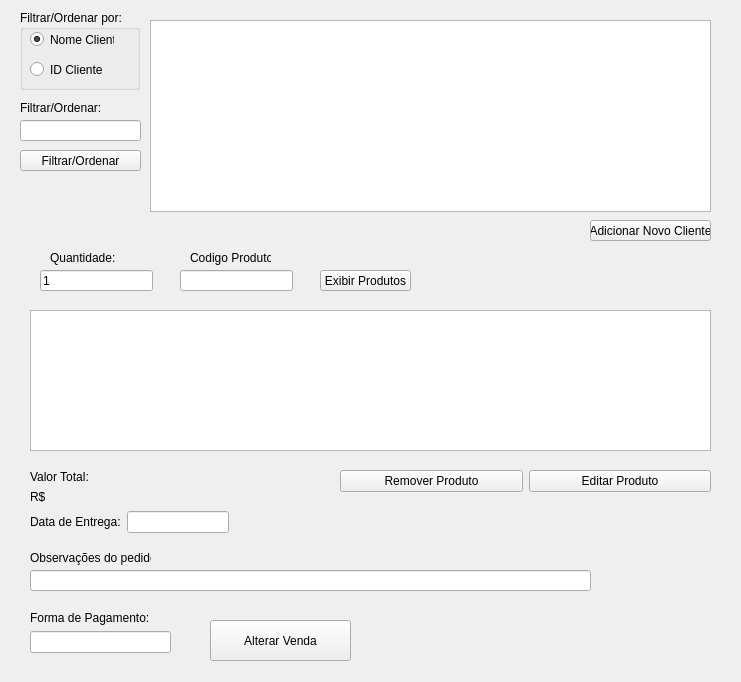
<?xml version="1.0" encoding="UTF-8"?>
<ui version="4.0">
 <class>gestao_edit_v</class>
 <widget class="QDialog" name="gestao_edit_v">
  <property name="geometry">
   <rect>
    <x>0</x>
    <y>0</y>
    <width>741</width>
    <height>682</height>
   </rect>
  </property>
  <property name="windowTitle">
   <string>Dialog</string>
  </property>
  <widget class="QLineEdit" name="txt_qtd">
   <property name="geometry">
    <rect>
     <x>40</x>
     <y>270</y>
     <width>113</width>
     <height>21</height>
    </rect>
   </property>
   <property name="text">
    <string>1</string>
   </property>
  </widget>
  <widget class="QLineEdit" name="txt_cod">
   <property name="geometry">
    <rect>
     <x>180</x>
     <y>270</y>
     <width>113</width>
     <height>21</height>
    </rect>
   </property>
  </widget>
  <widget class="QTableWidget" name="tw_prod">
   <property name="geometry">
    <rect>
     <x>30</x>
     <y>310</y>
     <width>681</width>
     <height>141</height>
    </rect>
   </property>
  </widget>
  <widget class="QPushButton" name="btn_finalizar">
   <property name="geometry">
    <rect>
     <x>210</x>
     <y>620</y>
     <width>141</width>
     <height>41</height>
    </rect>
   </property>
   <property name="text">
    <string>Alterar Venda</string>
   </property>
   <property name="autoDefault">
    <bool>false</bool>
   </property>
  </widget>
  <widget class="QPushButton" name="pushButton_4">
   <property name="geometry">
    <rect>
     <x>320</x>
     <y>270</y>
     <width>91</width>
     <height>21</height>
    </rect>
   </property>
   <property name="text">
    <string>Exibir Produtos</string>
   </property>
   <property name="autoDefault">
    <bool>false</bool>
   </property>
  </widget>
  <widget class="QLabel" name="label">
   <property name="geometry">
    <rect>
     <x>50</x>
     <y>250</y>
     <width>81</width>
     <height>16</height>
    </rect>
   </property>
   <property name="text">
    <string>Quantidade:</string>
   </property>
  </widget>
  <widget class="QLabel" name="label_2">
   <property name="geometry">
    <rect>
     <x>190</x>
     <y>250</y>
     <width>81</width>
     <height>16</height>
    </rect>
   </property>
   <property name="text">
    <string>Codigo Produto:</string>
   </property>
  </widget>
  <widget class="QLineEdit" name="txt_obs">
   <property name="geometry">
    <rect>
     <x>30</x>
     <y>570</y>
     <width>561</width>
     <height>21</height>
    </rect>
   </property>
  </widget>
  <widget class="QLabel" name="label_5">
   <property name="geometry">
    <rect>
     <x>30</x>
     <y>550</y>
     <width>121</width>
     <height>16</height>
    </rect>
   </property>
   <property name="text">
    <string>Observações do pedido:</string>
   </property>
  </widget>
  <widget class="QWidget" name="layoutWidget">
   <property name="geometry">
    <rect>
     <x>30</x>
     <y>470</y>
     <width>251</width>
     <height>34</height>
    </rect>
   </property>
   <layout class="QVBoxLayout" name="verticalLayout">
    <item>
     <widget class="QLabel" name="label_3">
      <property name="text">
       <string>Valor Total:</string>
      </property>
     </widget>
    </item>
    <item>
     <widget class="QLabel" name="lb_tot">
      <property name="text">
       <string>R$</string>
      </property>
     </widget>
    </item>
   </layout>
  </widget>
  <widget class="QWidget" name="layoutWidget">
   <property name="geometry">
    <rect>
     <x>30</x>
     <y>510</y>
     <width>199</width>
     <height>24</height>
    </rect>
   </property>
   <layout class="QHBoxLayout" name="horizontalLayout">
    <item>
     <widget class="QLabel" name="label_4">
      <property name="text">
       <string>Data de Entrega:</string>
      </property>
     </widget>
    </item>
    <item>
     <widget class="QLineEdit" name="txt_dataentrega"/>
    </item>
   </layout>
  </widget>
  <widget class="QWidget" name="layoutWidget">
   <property name="geometry">
    <rect>
     <x>30</x>
     <y>610</y>
     <width>141</width>
     <height>43</height>
    </rect>
   </property>
   <layout class="QVBoxLayout" name="verticalLayout_3">
    <item>
     <widget class="QLabel" name="label_6">
      <property name="text">
       <string>Forma de Pagamento:</string>
      </property>
     </widget>
    </item>
    <item>
     <widget class="QLineEdit" name="txt_pag"/>
    </item>
   </layout>
  </widget>
  <widget class="QTableWidget" name="tw_clientes">
   <property name="geometry">
    <rect>
     <x>150</x>
     <y>20</y>
     <width>561</width>
     <height>192</height>
    </rect>
   </property>
  </widget>
  <widget class="QGroupBox" name="groupBox">
   <property name="geometry">
    <rect>
     <x>20</x>
     <y>10</y>
     <width>120</width>
     <height>80</height>
    </rect>
   </property>
   <property name="title">
    <string>Filtrar/Ordenar por:</string>
   </property>
   <widget class="QRadioButton" name="rb_nome">
    <property name="geometry">
     <rect>
      <x>10</x>
      <y>20</y>
      <width>84</width>
      <height>19</height>
     </rect>
    </property>
    <property name="text">
     <string>Nome Cliente</string>
    </property>
    <property name="checked">
     <bool>true</bool>
    </property>
   </widget>
   <widget class="QRadioButton" name="rb_cod">
    <property name="geometry">
     <rect>
      <x>10</x>
      <y>50</y>
      <width>84</width>
      <height>19</height>
     </rect>
    </property>
    <property name="text">
     <string>ID Cliente</string>
    </property>
   </widget>
  </widget>
  <widget class="QLineEdit" name="txt_filtrar">
   <property name="geometry">
    <rect>
     <x>20</x>
     <y>120</y>
     <width>121</width>
     <height>21</height>
    </rect>
   </property>
   <property name="text">
    <string/>
   </property>
  </widget>
  <widget class="QPushButton" name="btn_filtrar">
   <property name="geometry">
    <rect>
     <x>20</x>
     <y>150</y>
     <width>121</width>
     <height>21</height>
    </rect>
   </property>
   <property name="text">
    <string>Filtrar/Ordenar</string>
   </property>
   <property name="autoDefault">
    <bool>false</bool>
   </property>
  </widget>
  <widget class="QPushButton" name="add_new_cliente">
   <property name="geometry">
    <rect>
     <x>590</x>
     <y>220</y>
     <width>121</width>
     <height>21</height>
    </rect>
   </property>
   <property name="text">
    <string>Adicionar Novo Cliente</string>
   </property>
   <property name="autoDefault">
    <bool>false</bool>
   </property>
  </widget>
  <widget class="QLabel" name="label_7">
   <property name="geometry">
    <rect>
     <x>20</x>
     <y>100</y>
     <width>81</width>
     <height>16</height>
    </rect>
   </property>
   <property name="text">
    <string>Filtrar/Ordenar:</string>
   </property>
  </widget>
  <widget class="QWidget" name="layoutWidget">
   <property name="geometry">
    <rect>
     <x>340</x>
     <y>470</y>
     <width>371</width>
     <height>23</height>
    </rect>
   </property>
   <layout class="QHBoxLayout" name="horizontalLayout_2">
    <item>
     <widget class="QPushButton" name="btn_excluir">
      <property name="text">
       <string>Remover Produto</string>
      </property>
      <property name="autoDefault">
       <bool>false</bool>
      </property>
     </widget>
    </item>
    <item>
     <widget class="QPushButton" name="btn_editar">
      <property name="text">
       <string>Editar Produto</string>
      </property>
      <property name="autoDefault">
       <bool>false</bool>
      </property>
     </widget>
    </item>
   </layout>
  </widget>
 </widget>
 <resources/>
 <connections/>
</ui>
